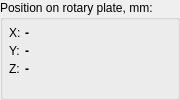
                    <widget class="QGroupBox" name="groupBox_11">
                     <property name="sizePolicy">
                      <sizepolicy hsizetype="Preferred" vsizetype="Fixed">
                       <horstretch>0</horstretch>
                       <verstretch>0</verstretch>
                      </sizepolicy>
                     </property>
                     <property name="minimumSize">
                      <size>
                       <width>0</width>
                       <height>80</height>
                      </size>
                     </property>
                     <property name="maximumSize">
                      <size>
                       <width>180</width>
                       <height>16777215</height>
                      </size>
                     </property>
                     <property name="title">
                      <string>Position on rotary plate, mm:</string>
                     </property>
                     <layout class="QFormLayout" name="formLayout">
                      <property name="fieldGrowthPolicy">
                       <enum>QFormLayout::AllNonFixedFieldsGrow</enum>
                      </property>
                      <property name="horizontalSpacing">
                       <number>4</number>
                      </property>
                      <property name="verticalSpacing">
                       <number>4</number>
                      </property>
                      <property name="leftMargin">
                       <number>6</number>
                      </property>
                      <property name="topMargin">
                       <number>6</number>
                      </property>
                      <property name="rightMargin">
                       <number>6</number>
                      </property>
                      <property name="bottomMargin">
                       <number>6</number>
                      </property>
                      <item row="0" column="0">
                       <widget class="QLabel" name="label_33">
                        <property name="font">
                         <font>
                          <weight>50</weight>
                          <bold>false</bold>
                         </font>
                        </property>
                        <property name="text">
                         <string>X:</string>
                        </property>
                       </widget>
                      </item>
                      <item row="0" column="1">
                       <widget class="QLabel" name="lb_posx">
                        <property name="font">
                         <font>
                          <weight>75</weight>
                          <bold>true</bold>
                         </font>
                        </property>
                        <property name="toolTip">
                         <string extracomment="in radians"/>
                        </property>
                        <property name="whatsThis">
                         <string extracomment="in radians"/>
                        </property>
                        <property name="text">
                         <string>-</string>
                        </property>
                        <property name="textInteractionFlags">
                         <set>Qt::LinksAccessibleByMouse|Qt::TextSelectableByKeyboard|Qt::TextSelectableByMouse</set>
                        </property>
                       </widget>
                      </item>
                      <item row="1" column="0">
                       <widget class="QLabel" name="label_34">
                        <property name="font">
                         <font>
                          <weight>50</weight>
                          <bold>false</bold>
                         </font>
                        </property>
                        <property name="text">
                         <string>Y:</string>
                        </property>
                       </widget>
                      </item>
                      <item row="1" column="1">
                       <widget class="QLabel" name="lb_posy">
                        <property name="font">
                         <font>
                          <weight>75</weight>
                          <bold>true</bold>
                         </font>
                        </property>
                        <property name="toolTip">
                         <string extracomment="in radians"/>
                        </property>
                        <property name="whatsThis">
                         <string extracomment="in radians"/>
                        </property>
                        <property name="text">
                         <string>-</string>
                        </property>
                        <property name="textInteractionFlags">
                         <set>Qt::LinksAccessibleByMouse|Qt::TextSelectableByKeyboard|Qt::TextSelectableByMouse</set>
                        </property>
                       </widget>
                      </item>
                      <item row="2" column="0">
                       <widget class="QLabel" name="label_35">
                        <property name="font">
                         <font>
                          <weight>50</weight>
                          <bold>false</bold>
                         </font>
                        </property>
                        <property name="text">
                         <string>Z:</string>
                        </property>
                       </widget>
                      </item>
                      <item row="2" column="1">
                       <widget class="QLabel" name="lb_posz">
                        <property name="font">
                         <font>
                          <weight>75</weight>
                          <bold>true</bold>
                         </font>
                        </property>
                        <property name="toolTip">
                         <string extracomment="in radians"/>
                        </property>
                        <property name="whatsThis">
                         <string extracomment="in radians"/>
                        </property>
                        <property name="text">
                         <string>-</string>
                        </property>
                        <property name="textInteractionFlags">
                         <set>Qt::LinksAccessibleByMouse|Qt::TextSelectableByKeyboard|Qt::TextSelectableByMouse</set>
                        </property>
                       </widget>
                      </item>
                     </layout>
                    </widget>
